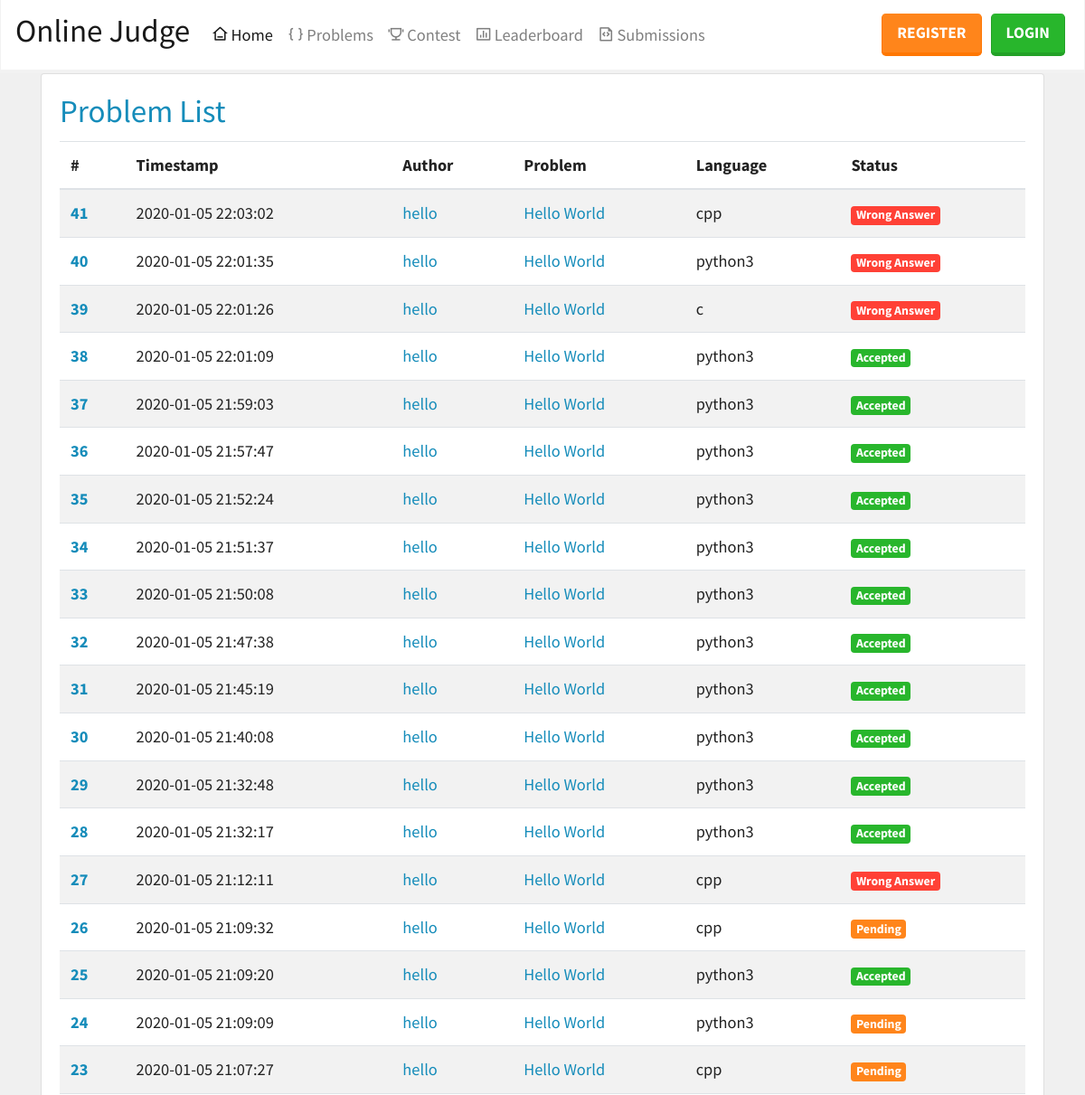
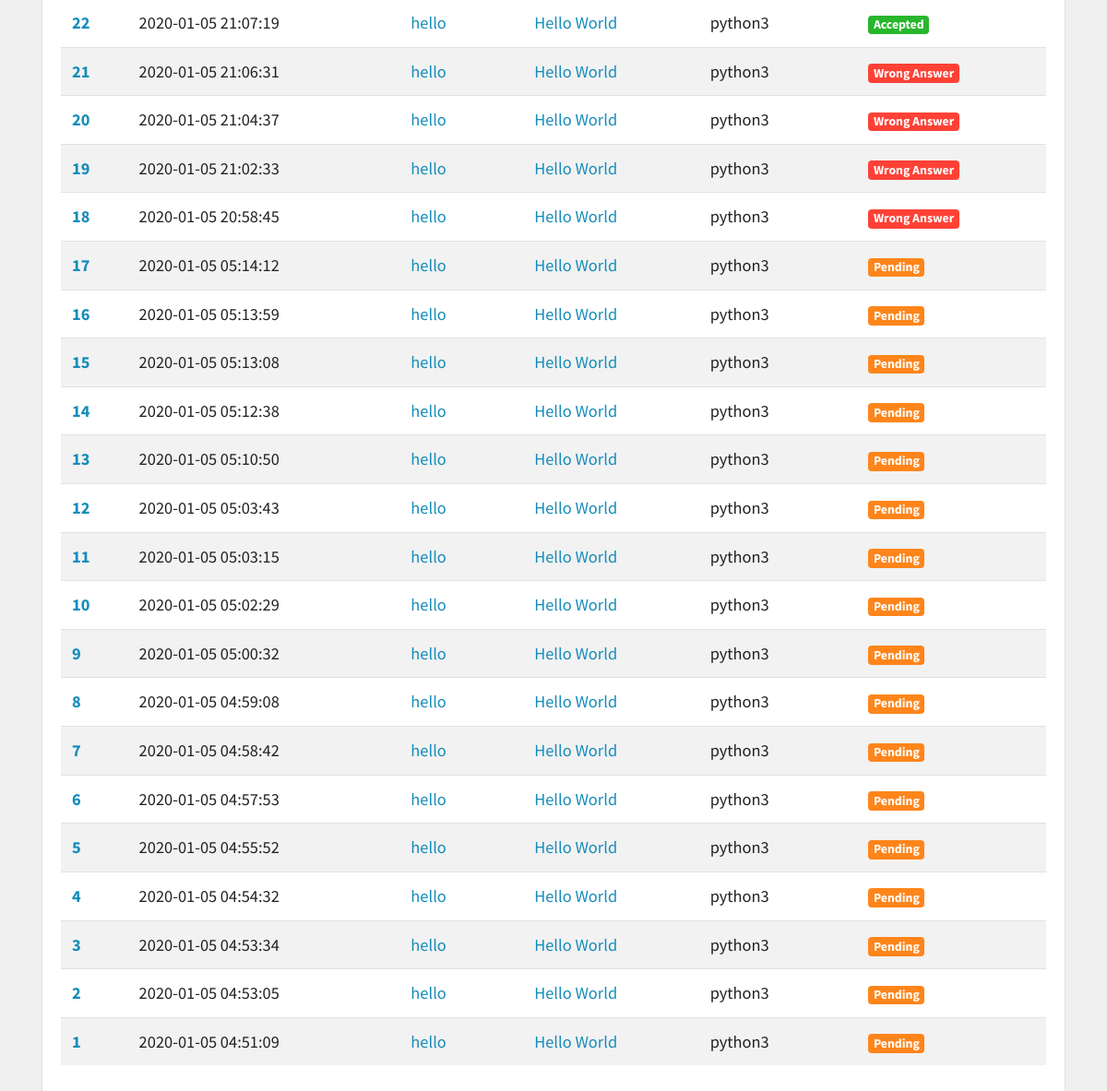
Screenshot of /submissions with the database file from the repository (2 pictures, top to bottom).
### app/models.py (models this page shows, shortened)
class Submission(db.Model):
    id = db.Column(db.Integer, primary_key=True)
    user_id = db.Column(db.Integer, db.ForeignKey("user.id"))
    problem_id = db.Column(db.Integer, db.ForeignKey("problem.id"))
    task_id = db.Column(db.String(64))
    timestamp = db.Column(db.DateTime, default=datetime.utcnow)
    code = db.Column(db.Text)
    language = db.Column(db.String(16))
    status = db.Column(db.Integer, default = -2)
    testcases = db.Column(db.Text)
    progress = db.Column(db.String(16), default = "0/0")

class User(UserMixin, db.Model):
    id = db.Column(db.Integer, primary_key=True)
    username = db.Column(db.String(64), index=True, unique=True)
    email = db.Column(db.String(128), unique=True)
    password_hash = db.Column(db.String(128))
    is_admin = db.Column(db.Boolean, default = False)
    github_link = db.Column(db.String(128))
    registration_time = db.Column(db.DateTime, index=True, default=datetime.utcnow)
    submissions = db.relationship('Submission', backref='author', lazy='dynamic')
    contests = db.relationship('Registration', backref='contestant', lazy='dynamic')

class Problem(db.Model):
    id = db.Column(db.Integer, primary_key=True)
    contest_id = db.Column(db.Integer, db.ForeignKey("contest.id"))
    title = db.Column(db.String(64))
    body = db.Column(db.Text)
    points = db.Column(db.Integer)
    difficulty = db.Column(db.String(16), index=True)
    time_limit = db.Column(db.Integer)
    memory_limit = db.Column(db.Integer)
    submissions = db.relationship('Submission', backref='problem', lazy='dynamic')
    sample_cases = db.relationship("SampleCase", backref="problem", lazy="dynamic")

### app/routes.py (the view)
@app.route("/submissions", methods = ["GET"])
def submission_list():
    submissions = Submission.query.order_by(Submission.timestamp.desc()).all()
    return render_template("submission_list.html", submissions=submissions, **get_kwargs())

### app/routes.py (called while the page is built)
def get_kwargs():
    return {"login_form": LoginForm(), "registration_form": RegistrationForm()}

### app/templates/submission_list.html
{% extends "base.html" %}
{% block content %}
<div class="container">
    <div class="card">
        <div class="card-body">
            <h1 class="card-title text-primary">Problem List</h1>
            <table class="table table-striped">
                <thead>
                    <tr>
                    <th scope="col">#</th>
                    <th scope="col">Timestamp</th>
                    <th scope="col">Author</th>
                    <th scope="col">Problem</th>
                    <th scope="col">Language</th>
                    <th scope="col">Status</th>
                    </tr>
                </thead>
                <tbody>
                    {% for submission in submissions %}
                        <tr>
                            <th scope="row"><a href="{{ url_for("submission", id=submission.id) }}"> {{ submission.id }} </a></th>
                            <td>{{ submission.timestamp.replace(microsecond=0) }}</td>
                            <td><a href="#"> {{ submission.author.username }} </a></td>
                            <td><a href="{{ url_for("problem", id=submission.problem_id) }}"> {{ submission.problem.title }} </a></td>
                            <td> {{ submission.language }} </td>
                            <td>
                            {% if submission.status == -2 %}
                                <span class="badge badge-warning"> Pending </span>
                            {% elif submission.status == 0 %}
                                <span class="badge badge-success"> Accepted </span>
                            {% else %}
                                <span class="badge badge-danger"> Wrong Answer </span>
                            {% endif %}
                            </td>
                        </tr>
                    {% endfor %}
                </tbody>
            </table>
        </div>
    </div>
</div>
{% endblock %}

### app/templates/base.html (shortened to what this page needs)
<!doctype html>
<html lang="en">
<head>
    <link rel="stylesheet" href="{{ url_for('static', filename='bootstrap.min.css') }}">
    <link rel="stylesheet" href="{{ url_for('static', filename='remixicon/remixicon.css') }}">
</head>
<body class="bg-secondary" style="font-size: 115%;">
    <nav class="navbar navbar-expand-lg navbar-light bg-light">
        <a class="navbar-brand" href="{{ url_for('index') }}">
            <h1>Online Judge</h1>
        </a>
        <div class="collapse navbar-collapse" id="navbarSupportedContent">
            <ul class="navbar-nav mr-auto">
                <li class="nav-item active">
                    <a class="nav-link" href="{{ url_for('index') }}"> <i class="ri-home-3-line"></i> Home</a>
                </li>
                <li class="nav-item">
                    <a class="nav-link" href="{{ url_for('problem_list') }}"><i class="ri-braces-line"></i> Problems</a>
                </li>
                <li class="nav-item">
                    <a class="nav-link" href="{{ url_for('contest_list') }}"><i class="ri-trophy-line"></i> Contest</a>
                </li>
                <li class="nav-item">
                    <a class="nav-link" href="#"><i class="ri-bar-chart-box-line"></i> Leaderboard</a>
                </li>
                <li class="nav-item">
                    <a class="nav-link" href="{{ url_for('submission_list') }}"><i class="ri-file-code-line"></i> Submissions</a>
                </li>
            </ul>
            <ul class="navbar-nav navbar-right">
                {% if current_user.is_authenticated %}
                    <li class="nav-item"><button class="btn btn-lg btn-primary" style="margin: 5px;">{{ current_user.username }}</button></li>
                    <form style="display: inline" action="/logout">
                        <li class="nav-item"><button class="btn btn-lg btn-danger" style="margin: 5px">Logout</button></li>
                    </form>
                {% else %}
                    <li class="nav-item"><button data-toggle="modal" data-target="#registrationModal" class="btn btn-lg btn-warning" style="margin: 5px;">Register</button></li>
                    <li class="nav-item"><button data-toggle="modal" data-target="#loginModal" class="btn btn-lg btn-success" style="margin: 5px">Login</button></li>
                {% endif %}
            </ul>
        </div>
    </nav>
    {% block content %}
    {% endblock %}
</body>
</html>

### app/templates/base.html (style rules this page uses)
i { float: left; margin-right: 3px; }

### rows the page displays
Submission: id "41", timestamp.replace "2020-01-05 22:03:02", author.username "hello", problem "Hello World", language "cpp", status "Wrong Answer"
Submission: id "40", timestamp.replace "2020-01-05 22:01:35", author.username "hello", problem "Hello World", language "python3", status "Wrong Answer"
Submission: id "39", timestamp.replace "2020-01-05 22:01:26", author.username "hello", problem "Hello World", language "c", status "Wrong Answer"
Submission: id "38", timestamp.replace "2020-01-05 22:01:09", author.username "hello", problem "Hello World", language "python3", status "Accepted"
Submission: id "37", timestamp.replace "2020-01-05 21:59:03", author.username "hello", problem "Hello World", language "python3", status "Accepted"
Submission: id "36", timestamp.replace "2020-01-05 21:57:47", author.username "hello", problem "Hello World", language "python3", status "Accepted"
Submission: id "35", timestamp.replace "2020-01-05 21:52:24", author.username "hello", problem "Hello World", language "python3", status "Accepted"
Submission: id "34", timestamp.replace "2020-01-05 21:51:37", author.username "hello", problem "Hello World", language "python3", status "Accepted"
Submission: id "33", timestamp.replace "2020-01-05 21:50:08", author.username "hello", problem "Hello World", language "python3", status "Accepted"
Submission: id "32", timestamp.replace "2020-01-05 21:47:38", author.username "hello", problem "Hello World", language "python3", status "Accepted"
Submission: id "31", timestamp.replace "2020-01-05 21:45:19", author.username "hello", problem "Hello World", language "python3", status "Accepted"
Submission: id "30", timestamp.replace "2020-01-05 21:40:08", author.username "hello", problem "Hello World", language "python3", status "Accepted"
Submission: id "29", timestamp.replace "2020-01-05 21:32:48", author.username "hello", problem "Hello World", language "python3", status "Accepted"
Submission: id "28", timestamp.replace "2020-01-05 21:32:17", author.username "hello", problem "Hello World", language "python3", status "Accepted"
Submission: id "27", timestamp.replace "2020-01-05 21:12:11", author.username "hello", problem "Hello World", language "cpp", status "Wrong Answer"
Submission: id "26", timestamp.replace "2020-01-05 21:09:32", author.username "hello", problem "Hello World", language "cpp", status "Pending"
Submission: id "25", timestamp.replace "2020-01-05 21:09:20", author.username "hello", problem "Hello World", language "python3", status "Accepted"
Submission: id "24", timestamp.replace "2020-01-05 21:09:09", author.username "hello", problem "Hello World", language "python3", status "Pending"
Submission: id "23", timestamp.replace "2020-01-05 21:07:27", author.username "hello", problem "Hello World", language "cpp", status "Pending"
Submission: id "22", timestamp.replace "2020-01-05 21:07:19", author.username "hello", problem "Hello World", language "python3", status "Accepted"
Submission: id "21", timestamp.replace "2020-01-05 21:06:31", author.username "hello", problem "Hello World", language "python3", status "Wrong Answer"
Submission: id "20", timestamp.replace "2020-01-05 21:04:37", author.username "hello", problem "Hello World", language "python3", status "Wrong Answer"
Submission: id "19", timestamp.replace "2020-01-05 21:02:33", author.username "hello", problem "Hello World", language "python3", status "Wrong Answer"
Submission: id "18", timestamp.replace "2020-01-05 20:58:45", author.username "hello", problem "Hello World", language "python3", status "Wrong Answer"
Submission: id "17", timestamp.replace "2020-01-05 05:14:12", author.username "hello", problem "Hello World", language "python3", status "Pending"
Submission: id "16", timestamp.replace "2020-01-05 05:13:59", author.username "hello", problem "Hello World", language "python3", status "Pending"
Submission: id "15", timestamp.replace "2020-01-05 05:13:08", author.username "hello", problem "Hello World", language "python3", status "Pending"
Submission: id "14", timestamp.replace "2020-01-05 05:12:38", author.username "hello", problem "Hello World", language "python3", status "Pending"
Submission: id "13", timestamp.replace "2020-01-05 05:10:50", author.username "hello", problem "Hello World", language "python3", status "Pending"
Submission: id "12", timestamp.replace "2020-01-05 05:03:43", author.username "hello", problem "Hello World", language "python3", status "Pending"
Submission: id "11", timestamp.replace "2020-01-05 05:03:15", author.username "hello", problem "Hello World", language "python3", status "Pending"
Submission: id "10", timestamp.replace "2020-01-05 05:02:29", author.username "hello", problem "Hello World", language "python3", status "Pending"
Submission: id "9", timestamp.replace "2020-01-05 05:00:32", author.username "hello", problem "Hello World", language "python3", status "Pending"
Submission: id "8", timestamp.replace "2020-01-05 04:59:08", author.username "hello", problem "Hello World", language "python3", status "Pending"
Submission: id "7", timestamp.replace "2020-01-05 04:58:42", author.username "hello", problem "Hello World", language "python3", status "Pending"
Submission: id "6", timestamp.replace "2020-01-05 04:57:53", author.username "hello", problem "Hello World", language "python3", status "Pending"
Submission: id "5", timestamp.replace "2020-01-05 04:55:52", author.username "hello", problem "Hello World", language "python3", status "Pending"
Submission: id "4", timestamp.replace "2020-01-05 04:54:32", author.username "hello", problem "Hello World", language "python3", status "Pending"
Submission: id "3", timestamp.replace "2020-01-05 04:53:34", author.username "hello", problem "Hello World", language "python3", status "Pending"
Submission: id "2", timestamp.replace "2020-01-05 04:53:05", author.username "hello", problem "Hello World", language "python3", status "Pending"
Submission: id "1", timestamp.replace "2020-01-05 04:51:09", author.username "hello", problem "Hello World", language "python3", status "Pending"
